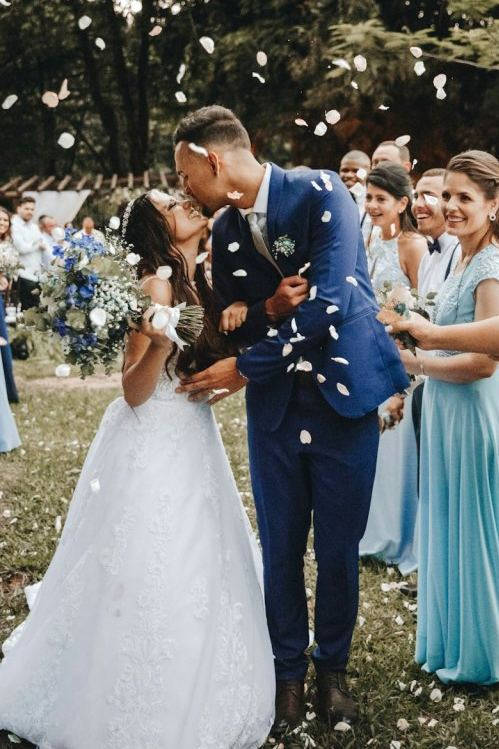
#> input picture data/shoot/frame_0029.jpg, 499 x 749 px
$ python -i pipeline.py   (imports and definitions only)   (Python 2 division)   (older library calls are emulated)
#> lines starting #> are read from the running program, lines starting #| are printed output that depends on the picture
from __future__ import annotations

from dataclasses import dataclass, field
from pathlib import Path

import cv2
import numpy as np

from app.config import ALBUM_LIMIT, MODELS, USER_AGENT

YUNET_URL = (
    "https://github.com/opencv/opencv_zoo/raw/main/models/"
    "face_detection_yunet/face_detection_yunet_2023mar.onnx"
)
SFACE_URL = (
    "https://media.githubusercontent.com/media/opencv/opencv_zoo/main/models/"
    "face_recognition_sface/face_recognition_sface_2021dec.onnx"
)

SHARP_MIN = 0.38
EXPOSURE_MIN = 0.50
DUP_HAMMING = 5
FACE_MATCH = 0.45
HIST_MATCH = 0.93

SECTIONS = ("Couple", "Portraits", "Guests", "Details")
SECTION_TARGETS = {"Couple": 56, "Portraits": 40, "Guests": 40, "Details": 24}


@dataclass
class Frame:
    filename: str
    path: Path
    scene: str
    role: str | None = None
    sharpness: float = 0.0
    exposure: float = 0.0
    score: float = 0.0
    digest: int = 0
    face_count: int = 0
    status: str = "kept"
    reason: str | None = None
    duplicate_of: str | None = None
    section: str | None = None
    album_order: int | None = None
    faces: list = field(default_factory=list)


def _download(url: str, dest: Path) -> None:
    import urllib.request

    dest.parent.mkdir(parents=True, exist_ok=True)
    if dest.exists() and dest.stat().st_size > 10_000:
        return
    req = urllib.request.Request(url, headers={"User-Agent": USER_AGENT})
    with urllib.request.urlopen(req, timeout=120) as response:
        dest.write_bytes(response.read())


def ensure_models() -> tuple[Path, Path | None]:
    MODELS.mkdir(parents=True, exist_ok=True)
    yunet = MODELS / "face_detection_yunet_2023mar.onnx"
    sface = MODELS / "face_recognition_sface_2021dec.onnx"
    _download(YUNET_URL, yunet)
    try:
        _download(SFACE_URL, sface)
    except Exception:
        sface = None
    return yunet, sface if sface and sface.exists() else None


class Vision:
    def __init__(self) -> None:
        yunet, sface = ensure_models()
        self.detector = cv2.FaceDetectorYN.create(str(yunet), "", (320, 320), 0.68, 0.3, 12)
        self.recognizer = cv2.FaceRecognizerSF.create(str(sface), "") if sface else None

    # [53 lines left out: functions inspect, _embed, not called in this run]


def _sharpness(gray: np.ndarray) -> float:
    variance = float(cv2.Laplacian(gray, cv2.CV_64F).var())
    return float(variance / (variance + 90.0))


# [245 lines left out: functions _exposure, _dhash, analyze_frame, mark_duplicates, _section_for, build_album and 3 more, not called in this run]

>>> import cv2
>>> picture = cv2.imread('../data/shoot/frame_0029.jpg', cv2.IMREAD_GRAYSCALE)
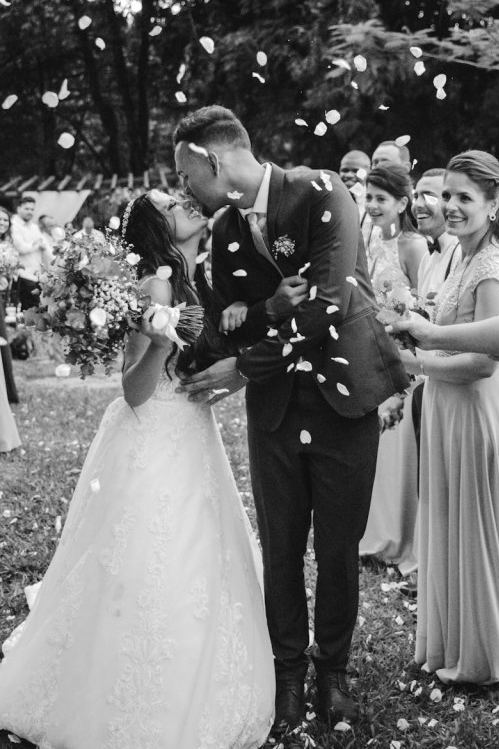
#> picture: shape (749, 499); min 0, max 255, mean 111.1
>>> result = Vision().inspect(picture)
#> (the call stopped at in _download, `with urllib.request.urlopen(req, timeout=120) as response:`: the network is not available in this run)
#> (the call stopped at in _download, `with urllib.request.urlopen(req, timeout=120) as response:`: the network is not available in this run)
#> (the run stopped early here; a loop or call above may not have finished)

$ run again, on data/shoot/frame_0032.jpg
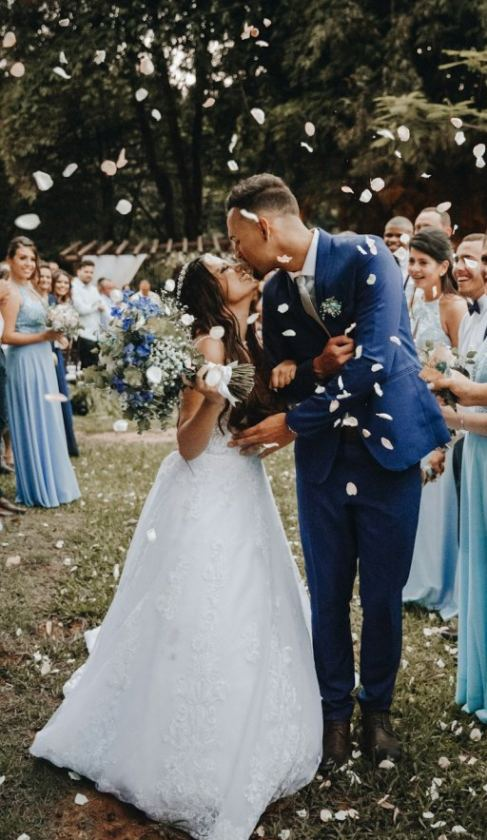
#> input picture data/shoot/frame_0032.jpg, 487 x 840 px
#> `picture = cv2.imread('../data/shoot/frame_0029.jpg', cv2.IMREAD_GRAYSC..`:
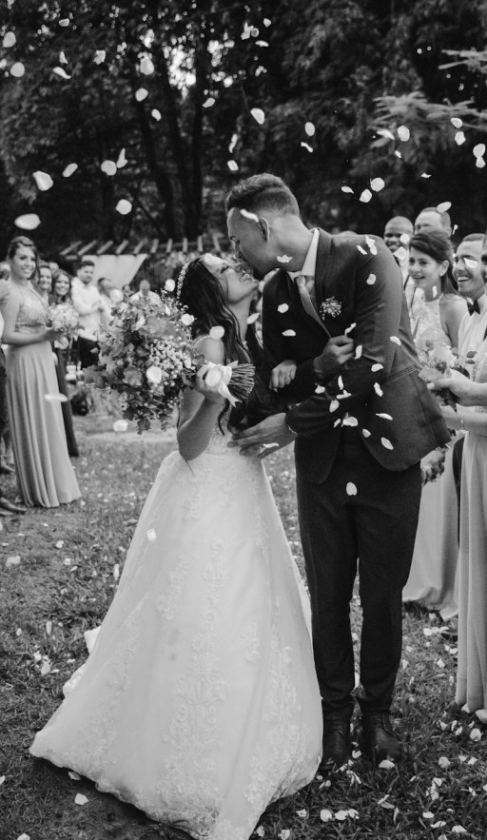
#> picture: shape (840, 487); min 0, max 255, mean 95.9

$ run again, on data/shoot/frame_0047.jpg
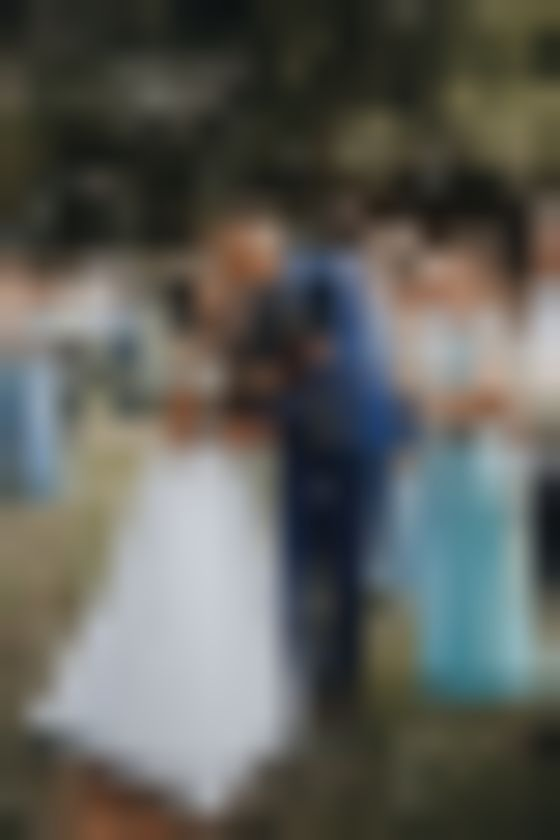
#> input picture data/shoot/frame_0047.jpg, 560 x 840 px
#> `picture = cv2.imread('../data/shoot/frame_0029.jpg', cv2.IMREAD_GRAYSC..`:
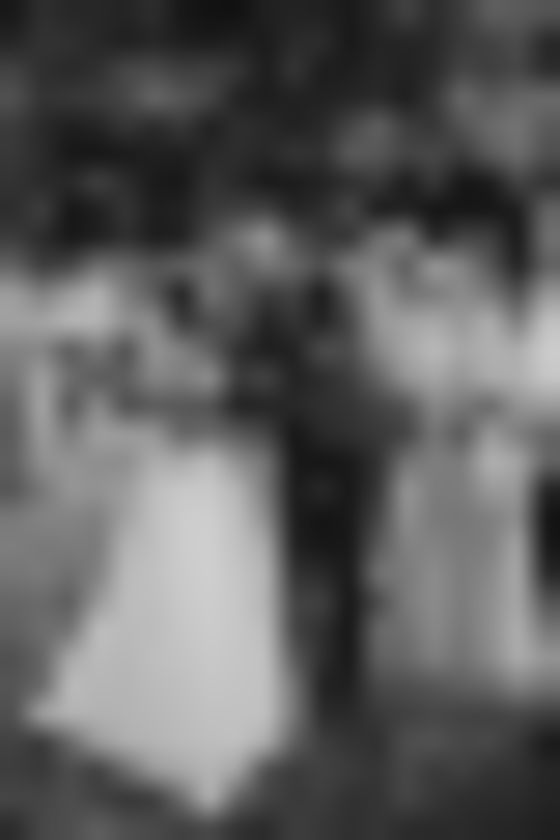
#> picture: shape (840, 560); min 17, max 207, mean 93.7
